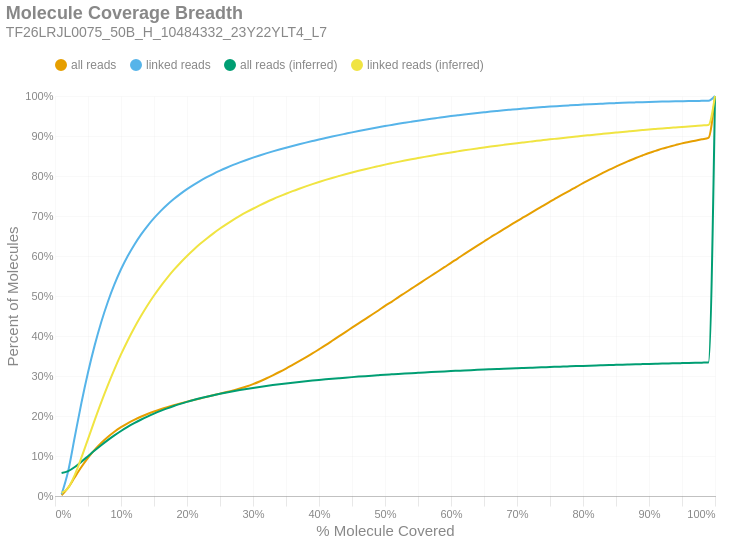

Notebook source saved alongside this figure:
### Markdown cell above
### Molecule Read Coverage
This chart shows molecule coverage breadth as computed by the number of bases aligned to that molecule. In other words, "*how much of each unique long molecule is actually sequenced/aligned?*" Keep in mind there is a distinction between sequences and alignments, since some sequences belonging to a particular molecule may not align well and wouldn't appear in the alignment data. This chart also shows molecule coverage breadth as computed by the *inferred fragment* from which the aligned sequences originate. Unlike read coverage, this calculation takes into account the total insert size, including unsequenced gaps between the forward and reverse reads. Like the previous figures, these are cumulative percents.

### Code cell
if SKIPLR:
    print_html(f"Skipped")
else:
    binned_df = consolidated_hist(valids['coverage_bp'], mask, 0.01, True)
    binned_df_inf = consolidated_hist(valids['coverage_inserts'], mask, 0.01, True)
    binned_df = binned_df.with_columns(pl.lit(binned_df_inf['all reads (cumsum)']).alias('all reads (inferred)'))
    binned_df = binned_df.with_columns(pl.lit(binned_df_inf['linked reads (cumsum)']).alias('linked reads (inferred)'))
    binned_df = binned_df.with_columns(
        (pl.col('bin').cast(pl.Float64) + 0.01).alias('right_edge')
    )

    with SafeRender(binned_df):
        (
            density_plot(binned_df, 'Molecule Coverage Breadth', samplename, 'molcov', ['all reads (inferred)','linked reads (inferred)'])
            .encode(
                #x=alt.X('bin:Q', title="% Molecule Covered").axis(format = '%').scale(padding=0),
                x=alt.X('right_edge:Q', title="% Molecule Covered").axis(format='%').scale(padding=0),
                y=alt.Y('value:Q', title='Percent of Molecules')
                    .axis(format='%')
                    .stack(False)
                    .scale(domainMin=0, padding=0),
                color=alt.Color("key:N").scale(domain = ["all reads", "linked reads", "all reads (inferred)", "linked reads (inferred)"]),
                tooltip = [
                    alt.Tooltip("key:N", title = "Data Type"),
                    alt.Tooltip("range_label:N", title="% Molecule Covered"),
                    alt.Tooltip("value:Q", format = ".2%", title="% Molecules")
                ]
            )
        ).display()

### Figure 1 — Vega-Lite specification as saved in the notebook (floating-point values rounded to 4 significant figures)
{"width": "container", "height": 400, "config": {"title": {"anchor": "start", "dy": -15, "fontSize": 18, "color": "#888888", "subtitleColor": "#888888", "subtitleFontSize": 14}, "arc": {"fill": "#0072B2"}, "axis": {"domainColor": "#888888", "domainWidth": 0.5, "gridWidth": 0.2, "grid": false, "titleFontWeight": 400, "titleFontSize": 15, "labelFontSize": 11, "labelColor": "#888888", "tickColor": "#888888", "tickWidth": 0.2, "titleColor": "#888888"}, "axisBand": {"grid": false}, "axisX": {"grid": true, "tickSize": 10, "domainCap": "round"}, "axisY": {"domain": false, "grid": true, "tickSize": 0, "domainCap": "round"}, "background": "transparent", "header": {"labelFontSize": 15, "labelColor": "#888888", "titleFontSize": 15, "titleFontWeight": 600, "titleColor": "#888888"}, "legend": {"labelFont": "sans-serif", "labelFontSize": 12, "labelColor": "#888888", "symbolSize": 100, "symbolType": "circle", "titleFontSize": 12, "titlePadding": 10, "titleColor": "#888888", "title": null, "orient": "top"}, "range": {"category": ["#E69F00", "#56B4E9", "#009E73", "#F0E442", "#0072B2", "#D55E00", "#CC79A7", "#000000"], "diverging": ["#cfe8f3", "#a2d4ec", "#73bfe2", "#46abdb", "#1696d2", "#12719e"]}, "area": {"fill": "#0072B2", "fillOpacity": 0.7, "line": true, "strokeOpacity": 0.7}, "line": {"color": "#0072B2", "stroke": "#0072B2", "strokeWidth": 2}, "trail": {"color": "#0072B2", "stroke": "#0072B2", "strokeWidth": 0, "size": 1}, "point": {"filled": true, "fillOpacity": 1.0, "size": 95}, "text": {"color": "#888888", "fontSize": 11, "align": "right", "fontWeight": 400, "size": 11}, "bar": {"fill": "#0072B2", "stroke": null}, "view": {"stroke": null, "continuousWidth": 660, "continuousHeight": 400}}, "data": {"name": "data-7d1d50290298359e95e07b1d295bf073"}, "mark": {"type": "line", "interpolate": "monotone", "point": {"opacity": 0, "size": 275}}, "encoding": {"color": {"field": "key", "scale": {"domain": ["all reads", "linked reads", "all reads (inferred)", "linked reads (inferred)"]}, "type": "nominal"}, "tooltip": [{"field": "key", "title": "Data Type", "type": "nominal"}, {"field": "range_label", "title": "% Molecule Covered", "type": "nominal"}, {"field": "value", "format": ".2%", "title": "% Molecules", "type": "quantitative"}], "x": {"axis": {"format": "%"}, "field": "right_edge", "scale": {"padding": 0}, "title": "% Molecule Covered", "type": "quantitative"}, "y": {"axis": {"format": "%"}, "field": "value", "scale": {"domainMin": 0, "padding": 0}, "stack": false, "title": "Percent of Molecules", "type": "quantitative"}}, "params": [{"name": "param_c36ac31b6afebe62", "select": {"type": "point", "fields": ["key"]}, "bind": "legend"}], "title": {"text": "Molecule Coverage Breadth", "subtitle": "TF26LRJL0075_50B_H_10484332_23Y22YLT4_L7"}, "transform": [{"fold": ["all reads (cumsum)", "linked reads (cumsum)", "all reads (inferred)", "linked reads (inferred)"]}, {"calculate": "replace(datum.key, ' (cumsum)', '')", "as": "key"}, {"filter": {"param": "param_c36ac31b6afebe62"}}], "usermeta": {"embedOptions": {"downloadFileName": "TF26LRJL0075_50B_H_10484332_23Y22YLT4_L7.molcov"}}, "$schema": "https://vega.github.io/schema/vega-lite/v6.4.1.json", "datasets": {"data-7d1d50290298359e95e07b1d295bf073": [{"bin": "0.0", "interval": "0.0-0.01", "all reads": 0.001959, "linked reads": 0.004506, "all reads (cumsum)": 0.001959, "linked reads (cumsum)": 0.004506, "range_label": "0.0-0.01", "all reads (inferred)": 0.05751, "linked reads (inferred)": 0.00761, "right_edge": 0.01}, {"bin": "0.01", "interval": "0.01-0.02", "all reads": 0.01878, "linked reads": 0.05814, "all reads (cumsum)": 0.02074, "linked reads (cumsum)": 0.06265, "range_label": "0.01-0.02", "all reads (inferred)": 0.06225, "linked reads (inferred)": 0.02047, "right_edge": 0.02}, {"bin": "0.02", "interval": "0.02-0.03", "all reads": 0.02632, "linked reads": 0.08541, "all reads (cumsum)": 0.04707, "linked reads (cumsum)": 0.1481, "range_label": "0.02-0.03", "all reads (inferred)": 0.07247, "linked reads (inferred)": 0.05283, "right_edge": 0.03}, {"bin": "0.03", "interval": "0.03-0.04", "all reads": 0.02539, "linked reads": 0.08445, "all reads (cumsum)": 0.07246, "linked reads (cumsum)": 0.2325, "range_label": "0.03-0.04", "all reads (inferred)": 0.08558, "linked reads (inferred)": 0.09579, "right_edge": 0.04}, {"bin": "0.04", "interval": "0.04-0.05", "all reads": 0.02275, "linked reads": 0.07624, "all reads (cumsum)": 0.09521, "linked reads (cumsum)": 0.3087, "range_label": "0.04-0.05", "all reads (inferred)": 0.09963, "linked reads (inferred)": 0.1423, "right_edge": 0.05}, {"bin": "0.05", "interval": "0.05-0.06", "all reads": 0.02001, "linked reads": 0.06719, "all reads (cumsum)": 0.1152, "linked reads (cumsum)": 0.3759, "range_label": "0.05-0.06", "all reads (inferred)": 0.1136, "linked reads (inferred)": 0.1892, "right_edge": 0.06}, {"bin": "0.06", "interval": "0.06-0.07", "all reads": 0.01744, "linked reads": 0.05865, "all reads (cumsum)": 0.1327, "linked reads (cumsum)": 0.4346, "range_label": "0.06-0.07", "all reads (inferred)": 0.127, "linked reads (inferred)": 0.2342, "right_edge": 0.07}, {"bin": "0.07", "interval": "0.07-0.08", "all reads": 0.01501, "linked reads": 0.0505, "all reads (cumsum)": 0.1477, "linked reads (cumsum)": 0.4851, "range_label": "0.07-0.08", "all reads (inferred)": 0.1396, "linked reads (inferred)": 0.2768, "right_edge": 0.08}, {"bin": "0.08", "interval": "0.08-0.09", "all reads": 0.01302, "linked reads": 0.04378, "all reads (cumsum)": 0.1607, "linked reads (cumsum)": 0.5289, "range_label": "0.08-0.09", "all reads (inferred)": 0.1514, "linked reads (inferred)": 0.3167, "right_edge": 0.09}, {"bin": "0.09", "interval": "0.09-0.1", "all reads": 0.01132, "linked reads": 0.0379, "all reads (cumsum)": 0.172, "linked reads (cumsum)": 0.5668, "range_label": "0.09-0.1", "all reads (inferred)": 0.1625, "linked reads (inferred)": 0.3539, "right_edge": 0.1}, {"bin": "0.1", "interval": "0.1-0.11", "all reads": 0.0098, "linked reads": 0.03266, "all reads (cumsum)": 0.1818, "linked reads (cumsum)": 0.5994, "range_label": "0.1-0.11", "all reads (inferred)": 0.1726, "linked reads (inferred)": 0.3883, "right_edge": 0.11}, {"bin": "0.11", "interval": "0.11-0.12", "all reads": 0.008554, "linked reads": 0.0283, "all reads (cumsum)": 0.1904, "linked reads (cumsum)": 0.6277, "range_label": "0.11-0.12", "all reads (inferred)": 0.182, "linked reads (inferred)": 0.4201, "right_edge": 0.12}, {"bin": "0.12", "interval": "0.12-0.13", "all reads": 0.00769, "linked reads": 0.02518, "all reads (cumsum)": 0.198, "linked reads (cumsum)": 0.6529, "range_label": "0.12-0.13", "all reads (inferred)": 0.1907, "linked reads (inferred)": 0.4494, "right_edge": 0.13}, {"bin": "0.13", "interval": "0.13-0.14", "all reads": 0.006849, "linked reads": 0.02206, "all reads (cumsum)": 0.2049, "linked reads (cumsum)": 0.675, "range_label": "0.13-0.14", "all reads (inferred)": 0.1986, "linked reads (inferred)": 0.4764, "right_edge": 0.14}, {"bin": "0.14", "interval": "0.14-0.15", "all reads": 0.00622, "linked reads": 0.01967, "all reads (cumsum)": 0.2111, "linked reads (cumsum)": 0.6946, "range_label": "0.14-0.15", "all reads (inferred)": 0.206, "linked reads (inferred)": 0.5012, "right_edge": 0.15}, {"bin": "0.15", "interval": "0.15-0.16", "all reads": 0.005686, "linked reads": 0.0176, "all reads (cumsum)": 0.2168, "linked reads (cumsum)": 0.7122, "range_label": "0.15-0.16", "all reads (inferred)": 0.2128, "linked reads (inferred)": 0.5243, "right_edge": 0.16}, {"bin": "0.16", "interval": "0.16-0.17", "all reads": 0.005234, "linked reads": 0.0158, "all reads (cumsum)": 0.222, "linked reads (cumsum)": 0.7281, "range_label": "0.16-0.17", "all reads (inferred)": 0.219, "linked reads (inferred)": 0.5455, "right_edge": 0.17}, {"bin": "0.17", "interval": "0.17-0.18", "all reads": 0.004891, "linked reads": 0.01429, "all reads (cumsum)": 0.2269, "linked reads (cumsum)": 0.7423, "range_label": "0.17-0.18", "all reads (inferred)": 0.2248, "linked reads (inferred)": 0.5651, "right_edge": 0.18}, {"bin": "0.18", "interval": "0.18-0.19", "all reads": 0.004605, "linked reads": 0.01302, "all reads (cumsum)": 0.2315, "linked reads (cumsum)": 0.7554, "range_label": "0.18-0.19", "all reads (inferred)": 0.2302, "linked reads (inferred)": 0.5833, "right_edge": 0.19}, {"bin": "0.19", "interval": "0.19-0.2", "all reads": 0.004369, "linked reads": 0.01187, "all reads (cumsum)": 0.2359, "linked reads (cumsum)": 0.7672, "range_label": "0.19-0.2", "all reads (inferred)": 0.2352, "linked reads (inferred)": 0.6002, "right_edge": 0.2}, {"bin": "0.2", "interval": "0.2-0.21", "all reads": 0.00409, "linked reads": 0.01073, "all reads (cumsum)": 0.24, "linked reads (cumsum)": 0.778, "range_label": "0.2-0.21", "all reads (inferred)": 0.2398, "linked reads (inferred)": 0.6158, "right_edge": 0.21}, {"bin": "0.21", "interval": "0.21-0.22", "all reads": 0.003998, "linked reads": 0.009901, "all reads (cumsum)": 0.244, "linked reads (cumsum)": 0.7879, "range_label": "0.21-0.22", "all reads (inferred)": 0.2442, "linked reads (inferred)": 0.6304, "right_edge": 0.22}, {"bin": "0.22", "interval": "0.22-0.23", "all reads": 0.003924, "linked reads": 0.009046, "all reads (cumsum)": 0.2479, "linked reads (cumsum)": 0.7969, "range_label": "0.22-0.23", "all reads (inferred)": 0.2482, "linked reads (inferred)": 0.6439, "right_edge": 0.23}, {"bin": "0.23", "interval": "0.23-0.24", "all reads": 0.003988, "linked reads": 0.008592, "all reads (cumsum)": 0.2519, "linked reads (cumsum)": 0.8055, "range_label": "0.23-0.24", "all reads (inferred)": 0.2519, "linked reads (inferred)": 0.6567, "right_edge": 0.24}, {"bin": "0.24", "interval": "0.24-0.25", "all reads": 0.003984, "linked reads": 0.007905, "all reads (cumsum)": 0.2559, "linked reads (cumsum)": 0.8134, "range_label": "0.24-0.25", "all reads (inferred)": 0.2555, "linked reads (inferred)": 0.6686, "right_edge": 0.25}, {"bin": "0.25", "interval": "0.25-0.26", "all reads": 0.003962, "linked reads": 0.00731, "all reads (cumsum)": 0.2598, "linked reads (cumsum)": 0.8207, "range_label": "0.25-0.26", "all reads (inferred)": 0.2588, "linked reads (inferred)": 0.6798, "right_edge": 0.26}, {"bin": "0.26", "interval": "0.26-0.27", "all reads": 0.004181, "linked reads": 0.006921, "all reads (cumsum)": 0.264, "linked reads (cumsum)": 0.8276, "range_label": "0.26-0.27", "all reads (inferred)": 0.2619, "linked reads (inferred)": 0.6904, "right_edge": 0.27}, {"bin": "0.27", "interval": "0.27-0.28", "all reads": 0.004619, "linked reads": 0.006374, "all reads (cumsum)": 0.2686, "linked reads (cumsum)": 0.834, "range_label": "0.27-0.28", "all reads (inferred)": 0.2648, "linked reads (inferred)": 0.7001, "right_edge": 0.28}, {"bin": "0.28", "interval": "0.28-0.29", "all reads": 0.00515, "linked reads": 0.006075, "all reads (cumsum)": 0.2738, "linked reads (cumsum)": 0.8401, "range_label": "0.28-0.29", "all reads (inferred)": 0.2676, "linked reads (inferred)": 0.7094, "right_edge": 0.29}, {"bin": "0.29", "interval": "0.29-0.3", "all reads": 0.005826, "linked reads": 0.00575, "all reads (cumsum)": 0.2796, "linked reads (cumsum)": 0.8458, "range_label": "0.29-0.3", "all reads (inferred)": 0.2702, "linked reads (inferred)": 0.7181, "right_edge": 0.3}, {"bin": "0.3", "interval": "0.3-0.31", "all reads": 0.006668, "linked reads": 0.005483, "all reads (cumsum)": 0.2863, "linked reads (cumsum)": 0.8513, "range_label": "0.3-0.31", "all reads (inferred)": 0.2726, "linked reads (inferred)": 0.7265, "right_edge": 0.31}, {"bin": "0.31", "interval": "0.31-0.32", "all reads": 0.007496, "linked reads": 0.005229, "all reads (cumsum)": 0.2938, "linked reads (cumsum)": 0.8565, "range_label": "0.31-0.32", "all reads (inferred)": 0.275, "linked reads (inferred)": 0.7344, "right_edge": 0.32}, {"bin": "0.32", "interval": "0.32-0.33", "all reads": 0.007967, "linked reads": 0.004926, "all reads (cumsum)": 0.3018, "linked reads (cumsum)": 0.8615, "range_label": "0.32-0.33", "all reads (inferred)": 0.2772, "linked reads (inferred)": 0.7418, "right_edge": 0.33}, {"bin": "0.33", "interval": "0.33-0.34", "all reads": 0.008262, "linked reads": 0.004759, "all reads (cumsum)": 0.31, "linked reads (cumsum)": 0.8662, "range_label": "0.33-0.34", "all reads (inferred)": 0.2793, "linked reads (inferred)": 0.749, "right_edge": 0.34}, {"bin": "0.34", "interval": "0.34-0.35", "all reads": 0.008667, "linked reads": 0.004542, "all reads (cumsum)": 0.3187, "linked reads (cumsum)": 0.8708, "range_label": "0.34-0.35", "all reads (inferred)": 0.2814, "linked reads (inferred)": 0.7557, "right_edge": 0.35}, {"bin": "0.35", "interval": "0.35-0.36", "all reads": 0.009125, "linked reads": 0.004366, "all reads (cumsum)": 0.3278, "linked reads (cumsum)": 0.8751, "range_label": "0.35-0.36", "all reads (inferred)": 0.2833, "linked reads (inferred)": 0.7622, "right_edge": 0.36}, {"bin": "0.36", "interval": "0.36-0.37", "all reads": 0.009299, "linked reads": 0.004197, "all reads (cumsum)": 0.3371, "linked reads (cumsum)": 0.8793, "range_label": "0.36-0.37", "all reads (inferred)": 0.2851, "linked reads (inferred)": 0.7683, "right_edge": 0.37}, {"bin": "0.37", "interval": "0.37-0.38", "all reads": 0.009575, "linked reads": 0.004076, "all reads (cumsum)": 0.3467, "linked reads (cumsum)": 0.8834, "range_label": "0.37-0.38", "all reads (inferred)": 0.2868, "linked reads (inferred)": 0.7741, "right_edge": 0.38}, {"bin": "0.38", "interval": "0.38-0.39", "all reads": 0.009766, "linked reads": 0.003978, "all reads (cumsum)": 0.3564, "linked reads (cumsum)": 0.8874, "range_label": "0.38-0.39", "all reads (inferred)": 0.2885, "linked reads (inferred)": 0.7797, "right_edge": 0.39}, {"bin": "0.39", "interval": "0.39-0.4", "all reads": 0.01027, "linked reads": 0.003921, "all reads (cumsum)": 0.3667, "linked reads (cumsum)": 0.8913, "range_label": "0.39-0.4", "all reads (inferred)": 0.2901, "linked reads (inferred)": 0.7851, "right_edge": 0.4}, {"bin": "0.4", "interval": "0.4-0.41", "all reads": 0.01044, "linked reads": 0.00366, "all reads (cumsum)": 0.3772, "linked reads (cumsum)": 0.895, "range_label": "0.4-0.41", "all reads (inferred)": 0.2916, "linked reads (inferred)": 0.7902, "right_edge": 0.41}, {"bin": "0.41", "interval": "0.41-0.42", "all reads": 0.01091, "linked reads": 0.003633, "all reads (cumsum)": 0.3881, "linked reads (cumsum)": 0.8986, "range_label": "0.41-0.42", "all reads (inferred)": 0.2931, "linked reads (inferred)": 0.7951, "right_edge": 0.42}, {"bin": "0.42", "interval": "0.42-0.43", "all reads": 0.01101, "linked reads": 0.003551, "all reads (cumsum)": 0.3991, "linked reads (cumsum)": 0.9022, "range_label": "0.42-0.43", "all reads (inferred)": 0.2945, "linked reads (inferred)": 0.7998, "right_edge": 0.43}, {"bin": "0.43", "interval": "0.43-0.44", "all reads": 0.01076, "linked reads": 0.003465, "all reads (cumsum)": 0.4098, "linked reads (cumsum)": 0.9056, "range_label": "0.43-0.44", "all reads (inferred)": 0.2959, "linked reads (inferred)": 0.8044, "right_edge": 0.44}, {"bin": "0.44", "interval": "0.44-0.45", "all reads": 0.01092, "linked reads": 0.003455, "all reads (cumsum)": 0.4208, "linked reads (cumsum)": 0.9091, "range_label": "0.44-0.45", "all reads (inferred)": 0.2972, "linked reads (inferred)": 0.8088, "right_edge": 0.45}, {"bin": "0.45", "interval": "0.45-0.46", "all reads": 0.01081, "linked reads": 0.003324, "all reads (cumsum)": 0.4316, "linked reads (cumsum)": 0.9124, "range_label": "0.45-0.46", "all reads (inferred)": 0.2985, "linked reads (inferred)": 0.813, "right_edge": 0.46}, {"bin": "0.46", "interval": "0.46-0.47", "all reads": 0.01071, "linked reads": 0.003227, "all reads (cumsum)": 0.4423, "linked reads (cumsum)": 0.9156, "range_label": "0.46-0.47", "all reads (inferred)": 0.2997, "linked reads (inferred)": 0.8171, "right_edge": 0.47}, {"bin": "0.47", "interval": "0.47-0.48", "all reads": 0.01089, "linked reads": 0.003138, "all reads (cumsum)": 0.4532, "linked reads (cumsum)": 0.9188, "range_label": "0.47-0.48", "all reads (inferred)": 0.3008, "linked reads (inferred)": 0.821, "right_edge": 0.48}, {"bin": "0.48", "interval": "0.48-0.49", "all reads": 0.01055, "linked reads": 0.003011, "all reads (cumsum)": 0.4637, "linked reads (cumsum)": 0.9218, "range_label": "0.48-0.49", "all reads (inferred)": 0.302, "linked reads (inferred)": 0.8247, "right_edge": 0.49}, {"bin": "0.49", "interval": "0.49-0.5", "all reads": 0.01172, "linked reads": 0.003044, "all reads (cumsum)": 0.4754, "linked reads (cumsum)": 0.9248, "range_label": "0.49-0.5", "all reads (inferred)": 0.3031, "linked reads (inferred)": 0.8284, "right_edge": 0.5}, {"bin": "0.5", "interval": "0.5-0.51", "all reads": 0.01006, "linked reads": 0.002793, "all reads (cumsum)": 0.4855, "linked reads (cumsum)": 0.9276, "range_label": "0.5-0.51", "all reads (inferred)": 0.3041, "linked reads (inferred)": 0.8319, "right_edge": 0.51}, {"bin": "0.51", "interval": "0.51-0.52", "all reads": 0.01121, "linked reads": 0.002824, "all reads (cumsum)": 0.4967, "linked reads (cumsum)": 0.9304, "range_label": "0.51-0.52", "all reads (inferred)": 0.3052, "linked reads (inferred)": 0.8353, "right_edge": 0.52}, {"bin": "0.52", "interval": "0.52-0.53", "all reads": 0.01072, "linked reads": 0.002649, "all reads (cumsum)": 0.5074, "linked reads (cumsum)": 0.9331, "range_label": "0.52-0.53", "all reads (inferred)": 0.3061, "linked reads (inferred)": 0.8386, "right_edge": 0.53}, {"bin": "0.53", "interval": "0.53-0.54", "all reads": 0.01083, "linked reads": 0.002573, "all reads (cumsum)": 0.5183, "linked reads (cumsum)": 0.9357, "range_label": "0.53-0.54", "all reads (inferred)": 0.3071, "linked reads (inferred)": 0.8418, "right_edge": 0.54}, {"bin": "0.54", "interval": "0.54-0.55", "all reads": 0.01067, "linked reads": 0.002547, "all reads (cumsum)": 0.5289, "linked reads (cumsum)": 0.9382, "range_label": "0.54-0.55", "all reads (inferred)": 0.308, "linked reads (inferred)": 0.8448, "right_edge": 0.55}, {"bin": "0.55", "interval": "0.55-0.56", "all reads": 0.01096, "linked reads": 0.002457, "all reads (cumsum)": 0.5399, "linked reads (cumsum)": 0.9407, "range_label": "0.55-0.56", "all reads (inferred)": 0.3089, "linked reads (inferred)": 0.8478, "right_edge": 0.56}, {"bin": "0.56", "interval": "0.56-0.57", "all reads": 0.01076, "linked reads": 0.002381, "all reads (cumsum)": 0.5507, "linked reads (cumsum)": 0.943, "range_label": "0.56-0.57", "all reads (inferred)": 0.3098, "linked reads (inferred)": 0.8508, "right_edge": 0.57}, {"bin": "0.57", "interval": "0.57-0.58", "all reads": 0.01054, "linked reads": 0.002252, "all reads (cumsum)": 0.5612, "linked reads (cumsum)": 0.9453, "range_label": "0.57-0.58", "all reads (inferred)": 0.3107, "linked reads (inferred)": 0.8536, "right_edge": 0.58}, {"bin": "0.58", "interval": "0.58-0.59", "all reads": 0.01078, "linked reads": 0.002266, "all reads (cumsum)": 0.572, "linked reads (cumsum)": 0.9476, "range_label": "0.58-0.59", "all reads (inferred)": 0.3115, "linked reads (inferred)": 0.8563, "right_edge": 0.59}, {"bin": "0.59", "interval": "0.59-0.6", "all reads": 0.011, "linked reads": 0.002175, "all reads (cumsum)": 0.583, "linked reads (cumsum)": 0.9497, "range_label": "0.59-0.6", "all reads (inferred)": 0.3123, "linked reads (inferred)": 0.859, "right_edge": 0.6}, {"bin": "0.6", "interval": "0.6-0.61", "all reads": 0.01058, "linked reads": 0.002017, "all reads (cumsum)": 0.5936, "linked reads (cumsum)": 0.9517, "range_label": "0.6-0.61", "all reads (inferred)": 0.3131, "linked reads (inferred)": 0.8616, "right_edge": 0.61}, {"bin": "0.61", "interval": "0.61-0.62", "all reads": 0.01103, "linked reads": 0.001979, "all reads (cumsum)": 0.6046, "linked reads (cumsum)": 0.9537, "range_label": "0.61-0.62", "all reads (inferred)": 0.3139, "linked reads (inferred)": 0.8641, "right_edge": 0.62}, {"bin": "0.62", "interval": "0.62-0.63", "all reads": 0.01068, "linked reads": 0.001883, "all reads (cumsum)": 0.6153, "linked reads (cumsum)": 0.9556, "range_label": "0.62-0.63", "all reads (inferred)": 0.3147, "linked reads (inferred)": 0.8666, "right_edge": 0.63}, {"bin": "0.63", "interval": "0.63-0.64", "all reads": 0.01057, "linked reads": 0.001834, "all reads (cumsum)": 0.6259, "linked reads (cumsum)": 0.9574, "range_label": "0.63-0.64", "all reads (inferred)": 0.3154, "linked reads (inferred)": 0.8689, "right_edge": 0.64}, {"bin": "0.64", "interval": "0.64-0.65", "all reads": 0.01038, "linked reads": 0.001805, "all reads (cumsum)": 0.6362, "linked reads (cumsum)": 0.9592, "range_label": "0.64-0.65", "all reads (inferred)": 0.3161, "linked reads (inferred)": 0.8713, "right_edge": 0.65}, {"bin": "0.65", "interval": "0.65-0.66", "all reads": 0.0106, "linked reads": 0.001767, "all reads (cumsum)": 0.6468, "linked reads (cumsum)": 0.961, "range_label": "0.65-0.66", "all reads (inferred)": 0.3168, "linked reads (inferred)": 0.8735, "right_edge": 0.66}, {"bin": "0.66", "interval": "0.66-0.67", "all reads": 0.01006, "linked reads": 0.001623, "all reads (cumsum)": 0.6569, "linked reads (cumsum)": 0.9626, "range_label": "0.66-0.67", "all reads (inferred)": 0.3175, "linked reads (inferred)": 0.8757, "right_edge": 0.67}, {"bin": "0.67", "interval": "0.67-0.68", "all reads": 0.01029, "linked reads": 0.001562, "all reads (cumsum)": 0.6672, "linked reads (cumsum)": 0.9642, "range_label": "0.67-0.68", "all reads (inferred)": 0.3182, "linked reads (inferred)": 0.8778, "right_edge": 0.68}, {"bin": "0.68", "interval": "0.68-0.69", "all reads": 0.009954, "linked reads": 0.001479, "all reads (cumsum)": 0.6771, "linked reads (cumsum)": 0.9657, "range_label": "0.68-0.69", "all reads (inferred)": 0.3188, "linked reads (inferred)": 0.8799, "right_edge": 0.69}, {"bin": "0.69", "interval": "0.69-0.7", "all reads": 0.01007, "linked reads": 0.001469, "all reads (cumsum)": 0.6872, "linked reads (cumsum)": 0.9672, "range_label": "0.69-0.7", "all reads (inferred)": 0.3195, "linked reads (inferred)": 0.882, "right_edge": 0.7}, {"bin": "0.7", "interval": "0.7-0.71", "all reads": 0.009702, "linked reads": 0.001347, "all reads (cumsum)": 0.6969, "linked reads (cumsum)": 0.9685, "range_label": "0.7-0.71", "all reads (inferred)": 0.3201, "linked reads (inferred)": 0.884, "right_edge": 0.71}, {"bin": "0.71", "interval": "0.71-0.72", "all reads": 0.009711, "linked reads": 0.001342, "all reads (cumsum)": 0.7066, "linked reads (cumsum)": 0.9698, "range_label": "0.71-0.72", "all reads (inferred)": 0.3207, "linked reads (inferred)": 0.8859, "right_edge": 0.72}, {"bin": "0.72", "interval": "0.72-0.73", "all reads": 0.009842, "linked reads": 0.001301, "all reads (cumsum)": 0.7165, "linked reads (cumsum)": 0.9711, "range_label": "0.72-0.73", "all reads (inferred)": 0.3213, "linked reads (inferred)": 0.8879, "right_edge": 0.73}, {"bin": "0.73", "interval": "0.73-0.74", "all reads": 0.009567, "linked reads": 0.001214, "all reads (cumsum)": 0.726, "linked reads (cumsum)": 0.9724, "range_label": "0.73-0.74", "all reads (inferred)": 0.3219, "linked reads (inferred)": 0.8897, "right_edge": 0.74}, {"bin": "0.74", "interval": "0.74-0.75", "all reads": 0.009966, "linked reads": 0.001181, "all reads (cumsum)": 0.736, "linked reads (cumsum)": 0.9735, "range_label": "0.74-0.75", "all reads (inferred)": 0.3225, "linked reads (inferred)": 0.8916, "right_edge": 0.75}, {"bin": "0.75", "interval": "0.75-0.76", "all reads": 0.009237, "linked reads": 0.001094, "all reads (cumsum)": 0.7452, "linked reads (cumsum)": 0.9746, "range_label": "0.75-0.76", "all reads (inferred)": 0.3231, "linked reads (inferred)": 0.8934, "right_edge": 0.76}, {"bin": "0.76", "interval": "0.76-0.77", "all reads": 0.00935, "linked reads": 0.001042, "all reads (cumsum)": 0.7546, "linked reads (cumsum)": 0.9757, "range_label": "0.76-0.77", "all reads (inferred)": 0.3236, "linked reads (inferred)": 0.8952, "right_edge": 0.77}, {"bin": "0.77", "interval": "0.77-0.78", "all reads": 0.009163, "linked reads": 0.0009763, "all reads (cumsum)": 0.7637, "linked reads (cumsum)": 0.9766, "range_label": "0.77-0.78", "all reads (inferred)": 0.3242, "linked reads (inferred)": 0.897, "right_edge": 0.78}, {"bin": "0.78", "interval": "0.78-0.79", "all reads": 0.009026, "linked reads": 0.0009514, "all reads (cumsum)": 0.7728, "linked reads (cumsum)": 0.9776, "range_label": "0.78-0.79", "all reads (inferred)": 0.3247, "linked reads (inferred)": 0.8987, "right_edge": 0.79}, {"bin": "0.79", "interval": "0.79-0.8", "all reads": 0.009416, "linked reads": 0.0009207, "all reads (cumsum)": 0.7822, "linked reads (cumsum)": 0.9785, "range_label": "0.79-0.8", "all reads (inferred)": 0.3253, "linked reads (inferred)": 0.9004, "right_edge": 0.8}, {"bin": "0.8", "interval": "0.8-0.81", "all reads": 0.008483, "linked reads": 0.0008399, "all reads (cumsum)": 0.7907, "linked reads (cumsum)": 0.9794, "range_label": "0.8-0.81", "all reads (inferred)": 0.3258, "linked reads (inferred)": 0.9021, "right_edge": 0.81}, {"bin": "0.81", "interval": "0.81-0.82", "all reads": 0.008507, "linked reads": 0.0008102, "all reads (cumsum)": 0.7992, "linked reads (cumsum)": 0.9802, "range_label": "0.81-0.82", "all reads (inferred)": 0.3263, "linked reads (inferred)": 0.9038, "right_edge": 0.82}, {"bin": "0.82", "interval": "0.82-0.83", "all reads": 0.008533, "linked reads": 0.0007306, "all reads (cumsum)": 0.8077, "linked reads (cumsum)": 0.9809, "range_label": "0.82-0.83", "all reads (inferred)": 0.3269, "linked reads (inferred)": 0.9054, "right_edge": 0.83}, {"bin": "0.83", "interval": "0.83-0.84", "all reads": 0.008072, "linked reads": 0.0007376, "all reads (cumsum)": 0.8158, "linked reads (cumsum)": 0.9816, "range_label": "0.83-0.84", "all reads (inferred)": 0.3274, "linked reads (inferred)": 0.9071, "right_edge": 0.84}, {"bin": "0.84", "interval": "0.84-0.85", "all reads": 0.007685, "linked reads": 0.0006616, "all reads (cumsum)": 0.8235, "linked reads (cumsum)": 0.9823, "range_label": "0.84-0.85", "all reads (inferred)": 0.3279, "linked reads (inferred)": 0.9087, "right_edge": 0.85}, {"bin": "0.85", "interval": "0.85-0.86", "all reads": 0.007519, "linked reads": 0.0006476, "all reads (cumsum)": 0.831, "linked reads (cumsum)": 0.9829, "range_label": "0.85-0.86", "all reads (inferred)": 0.3283, "linked reads (inferred)": 0.9103, "right_edge": 0.86}, {"bin": "0.86", "interval": "0.86-0.87", "all reads": 0.007061, "linked reads": 0.0005948, "all reads (cumsum)": 0.838, "linked reads (cumsum)": 0.9835, "range_label": "0.86-0.87", "all reads (inferred)": 0.3288, "linked reads (inferred)": 0.9118, "right_edge": 0.87}, {"bin": "0.87", "interval": "0.87-0.88", "all reads": 0.006897, "linked reads": 0.000552, "all reads (cumsum)": 0.8449, "linked reads (cumsum)": 0.9841, "range_label": "0.87-0.88", "all reads (inferred)": 0.3293, "linked reads (inferred)": 0.9133, "right_edge": 0.88}, {"bin": "0.88", "interval": "0.88-0.89", "all reads": 0.006349, "linked reads": 0.0005261, "all reads (cumsum)": 0.8513, "linked reads (cumsum)": 0.9846, "range_label": "0.88-0.89", "all reads (inferred)": 0.3297, "linked reads (inferred)": 0.9148, "right_edge": 0.89}, {"bin": "0.89", "interval": "0.89-0.9", "all reads": 0.006169, "linked reads": 0.0004863, "all reads (cumsum)": 0.8575, "linked reads (cumsum)": 0.9851, "range_label": "0.89-0.9", "all reads (inferred)": 0.3302, "linked reads (inferred)": 0.9162, "right_edge": 0.9}, {"bin": "0.9", "interval": "0.9-0.91", "all reads": 0.005366, "linked reads": 0.0004396, "all reads (cumsum)": 0.8628, "linked reads (cumsum)": 0.9855, "range_label": "0.9-0.91", "all reads (inferred)": 0.3306, "linked reads (inferred)": 0.9176, "right_edge": 0.91}, {"bin": "0.91", "interval": "0.91-0.92", "all reads": 0.005602, "linked reads": 0.0004235, "all reads (cumsum)": 0.8684, "linked reads (cumsum)": 0.986, "range_label": "0.91-0.92", "all reads (inferred)": 0.331, "linked reads (inferred)": 0.9189, "right_edge": 0.92}, {"bin": "0.92", "interval": "0.92-0.93", "all reads": 0.004383, "linked reads": 0.0003873, "all reads (cumsum)": 0.8728, "linked reads (cumsum)": 0.9864, "range_label": "0.92-0.93", "all reads (inferred)": 0.3314, "linked reads (inferred)": 0.9202, "right_edge": 0.93}, {"bin": "0.93", "interval": "0.93-0.94", "all reads": 0.004384, "linked reads": 0.0003524, "all reads (cumsum)": 0.8772, "linked reads (cumsum)": 0.9867, "range_label": "0.93-0.94", "all reads (inferred)": 0.3318, "linked reads (inferred)": 0.9214, "right_edge": 0.94}, {"bin": "0.94", "interval": "0.94-0.95", "all reads": 0.004318, "linked reads": 0.0003177, "all reads (cumsum)": 0.8815, "linked reads (cumsum)": 0.987, "range_label": "0.94-0.95", "all reads (inferred)": 0.3322, "linked reads (inferred)": 0.9226, "right_edge": 0.95}, {"bin": "0.95", "interval": "0.95-0.96", "all reads": 0.00329, "linked reads": 0.0003105, "all reads (cumsum)": 0.8848, "linked reads (cumsum)": 0.9873, "range_label": "0.95-0.96", "all reads (inferred)": 0.3326, "linked reads (inferred)": 0.9238, "right_edge": 0.96}, {"bin": "0.96", "interval": "0.96-0.97", "all reads": 0.003546, "linked reads": 0.0002743, "all reads (cumsum)": 0.8883, "linked reads (cumsum)": 0.9876, "range_label": "0.96-0.97", "all reads (inferred)": 0.333, "linked reads (inferred)": 0.9251, "right_edge": 0.97}, {"bin": "0.97", "interval": "0.97-0.98", "all reads": 0.003342, "linked reads": 0.0002491, "all reads (cumsum)": 0.8917, "linked reads (cumsum)": 0.9879, "range_label": "0.97-0.98", "all reads (inferred)": 0.3334, "linked reads (inferred)": 0.9263, "right_edge": 0.98}, {"bin": "0.98", "interval": "0.98-0.99", "all reads": 0.003596, "linked reads": 0.0002433, "all reads (cumsum)": 0.8953, "linked reads (cumsum)": 0.9881, "range_label": "0.98-0.99", "all reads (inferred)": 0.3338, "linked reads (inferred)": 0.9276, "right_edge": 0.99}, {"bin": "0.99", "interval": "0.99-1.0", "all reads": 0.1047, "linked reads": 0.0119, "all reads (cumsum)": 1.0, "linked reads (cumsum)": 1.0, "range_label": "0.99-1.0", "all reads (inferred)": 1.0, "linked reads (inferred)": 1.0, "right_edge": 1.0}]}}
